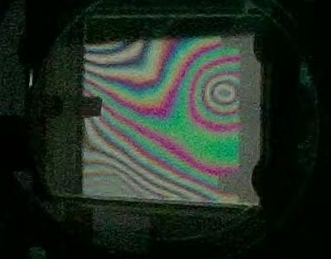
#> input picture Thickness_variation_analysis/example2/227b062e3179bf0809ca7c88c1eced72.jpg, 331 x 259 px
$ python -i thickness_distribution.py   (imports and definitions only)
#> lines starting #> are read from the running program, lines starting #| are printed output that depends on the picture; after the words box and inside, x2 and y2 are one past the last pixel; in counts of white or black regions, pixels touching at a corner belong together
"""单帧白光干涉彩色条纹的薄膜厚度分布估计。

从 Thickness_variation_analysis/analyze.py 移植的核心算法，去掉命令行与文件 I/O，
改为纯内存接口：传入一帧矫正后的 BGR 画面，返回逐像素厚度图、置信度图、掩膜、
统计指标与可直接显示的伪彩叠加图。

算法边界（重要）：
- 默认「相对」模式把 Lab 色彩空间的循环色彩坐标解包为连续相位，假设一个完整
  颜色周期对应一个有效干涉级次，厚度步长 Δt = λ_eff / (2(n-1))。这只是模型依赖
  的相对厚度估计，不是可溯源的绝对厚度。
- 「标定」模式用 opd_um,r,g,b 颜色标定表把像素颜色匹配到已扣除基准的 OPD，
  再按 t = opd_um / (n-1) 换算，接近绝对厚度，但仍依赖标定表与无膜基准。
"""
from __future__ import annotations

import csv
import math
from pathlib import Path

import cv2
import numpy as np
from scipy import ndimage
from skimage.restoration import unwrap_phase


def largest_component(binary: np.ndarray) -> np.ndarray:
    count, labels, stats, _ = cv2.connectedComponentsWithStats(
        binary.astype(np.uint8), 8)
    if count <= 1:
        return binary.astype(bool)
    idx = 1 + int(np.argmax(stats[1:, cv2.CC_STAT_AREA]))
    return labels == idx


def sample_mask(image: np.ndarray) -> np.ndarray:
    """分割亮的薄膜区域，排除大部分黑色背景。"""
    lab = cv2.cvtColor(image, cv2.COLOR_BGR2LAB)
    light = lab[:, :, 0].astype(np.float32)
    blurred = cv2.GaussianBlur(light, (0, 0), 2.0)
    nonzero = blurred[blurred > 3]
    if nonzero.size == 0:
        return np.ones(light.shape, dtype=bool)
    threshold, _ = cv2.threshold(
        np.clip(blurred, 0, 255).astype(np.uint8), 0, 255,
        cv2.THRESH_BINARY + cv2.THRESH_OTSU,
    )
    # Otsu 对偏暗样品可能过严，保留中等照度像素。
    floor = max(8.0, min(float(threshold), float(np.percentile(nonzero, 38))))
    mask = blurred >= floor
    radius = max(2, int(round(min(image.shape[:2]) * 0.012)))
    kernel = cv2.getStructuringElement(cv2.MORPH_ELLIPSE, (2 * radius + 1,) * 2)
    mask = cv2.morphologyEx(mask.astype(np.uint8), cv2.MORPH_CLOSE, kernel)
    mask = cv2.morphologyEx(mask, cv2.MORPH_OPEN, np.ones((3, 3), np.uint8))
    mask = largest_component(mask)
    mask = ndimage.binary_fill_holes(mask)
    mask = ndimage.binary_erosion(mask, iterations=max(1, radius // 2))
    return mask.astype(bool)


# [33 lines left out: functions sample_colour, sample_colour_band, not called in this run]


def colour_phase_map(image: np.ndarray, mask: np.ndarray) -> tuple[np.ndarray, np.ndarray]:
    """估计循环色彩坐标（已包裹相位）与置信度。"""
    lab = cv2.cvtColor(image, cv2.COLOR_BGR2LAB).astype(np.float64)
    a = lab[:, :, 1] - 128.0
    b = lab[:, :, 2] - 128.0

    # 去除缓慢的照度/色偏；残差色彩在白光连续色带间旋转。
    sigma = max(5.0, min(image.shape[:2]) / 18.0)
    a_res = a - ndimage.gaussian_filter(a, sigma=sigma)
    b_res = b - ndimage.gaussian_filter(b, sigma=sigma)
    wrapped = np.arctan2(b_res, a_res)

    chroma = np.hypot(a_res, b_res)
    gray = cv2.cvtColor(image, cv2.COLOR_BGR2GRAY).astype(np.float64) / 255.0
    local = gray - ndimage.gaussian_filter(gray, sigma=max(3.0, sigma / 3.0))
    texture = ndimage.gaussian_filter(np.abs(local), 1.2)
    c_scale = max(float(np.percentile(chroma[mask], 90)), 1e-6)
    t_scale = max(float(np.percentile(texture[mask], 90)), 1e-6)
    confidence = np.clip(0.72 * chroma / c_scale + 0.28 * texture / t_scale, 0, 1)
    confidence[~mask] = 0
    return wrapped, confidence


def unwrap_relative_phase(
    wrapped: np.ndarray, confidence: np.ndarray, mask: np.ndarray
) -> np.ndarray:
    """对掩膜相位解包并做置信度加权平滑，输出相对相位（中位数为 0）。"""
    phase = unwrap_phase(np.ma.array(wrapped, mask=~mask)).filled(np.nan)
    finite = np.isfinite(phase) & mask
    if not np.any(finite):
        raise ValueError("No valid phase pixels")
    weights = confidence.copy()
    weights[~finite] = 0
    values = np.nan_to_num(phase) * weights
    sigma = max(1.2, min(wrapped.shape) / 180.0)
    num = ndimage.gaussian_filter(values, sigma=sigma)
    den = ndimage.gaussian_filter(weights, sigma=sigma)
    smooth = np.divide(num, den, out=np.nan_to_num(phase), where=den > 1e-4)
    smooth[~mask] = np.nan
    smooth -= float(np.nanmedian(smooth))
    return smooth


# [135 lines left out: functions load_colour_calibration, calibrated_opd_map, not called in this run]


def robust_limits(values: np.ndarray) -> tuple[float, float]:
    valid = values[np.isfinite(values)]
    if valid.size == 0:
        return 0.0, 1.0
    lo, hi = np.percentile(valid, (2, 98))
    if hi - lo < 1e-9:
        hi = lo + 1e-9
    return float(lo), float(hi)


def compute_metrics(
    thickness: np.ndarray,
    confidence: np.ndarray,
    *,
    has_absolute_anchor: bool = False,
) -> dict[str, float | None]:
    valid = np.isfinite(thickness)
    if not np.any(valid):
        raise ValueError("No finite thickness pixels")
    values = thickness[valid]
    p2, p5, p95, p98 = np.percentile(values, (2, 5, 95, 98))
    clipped = values[(values >= p2) & (values <= p98)]
    gy, gx = np.gradient(np.nan_to_num(thickness, nan=float(np.nanmedian(thickness))))
    gradient = np.hypot(gx, gy)
    gradient[~valid] = np.nan

    mean_um = float(np.mean(clipped))
    median_um = float(np.median(clipped))
    pv_robust_um = float(p98 - p2)
    rms_um = float(np.sqrt(np.mean((clipped - mean_um) ** 2)))
    p90_span_um = float(p95 - p5)

    # 归一化：把体现不均匀度的量换算成「相对厚度」的百分比。参考厚度取稳健
    # 均值（绝对值）；绝对厚度锚定后约等于锚定值，相对模式（中位数为 0）下
    # 接近 0，此时百分比无意义，置为 None。
    thickness_ref_um = abs(mean_um) if has_absolute_anchor else 0.0
    if has_absolute_anchor and thickness_ref_um < 1e-9:
        thickness_ref_um = abs(median_um)
    if has_absolute_anchor and thickness_ref_um > 0.0:
        pv_robust_pct = pv_robust_um / thickness_ref_um * 100.0
        rms_pct = rms_um / thickness_ref_um * 100.0
        p90_span_pct = p90_span_um / thickness_ref_um * 100.0
    else:
        pv_robust_pct = rms_pct = p90_span_pct = None

    return {
        "valid_pixels": int(valid.sum()),
        "mean_um": mean_um,
        "median_um": median_um,
        "min_robust_um": float(p2),
        "max_robust_um": float(p98),
        "pv_robust_um": pv_robust_um,
        "rms_um": rms_um,
        "p90_span_um": p90_span_um,
        "median_confidence": float(np.median(confidence[valid])),
        "median_gradient_um_per_px": float(np.nanmedian(gradient)),
        "p95_gradient_um_per_px": float(np.nanpercentile(gradient, 95)),
        # —— 归一化（相对厚度百分比）版本 ——
        "thickness_ref_um": thickness_ref_um,
        "pv_robust_pct": pv_robust_pct,
        "rms_pct": rms_pct,
        "p90_span_pct": p90_span_pct,
    }


def heatmap_bgr(values: np.ndarray, cmap: int = cv2.COLORMAP_TURBO) -> np.ndarray:
    """把厚度图渲染成伪彩 BGR 图（NaN 处显示为灰色底）。"""
    lo, hi = robust_limits(values)
    filled = np.nan_to_num(values, nan=lo)
    normalized = np.clip((filled - lo) / (hi - lo), 0, 1)
    heat = cv2.applyColorMap(np.uint8(normalized * 255), cmap)
    heat[~np.isfinite(values)] = (238, 238, 238)
    return heat


def heatmap_with_legend_bgr(
    values: np.ndarray,
    cmap: int = cv2.COLORMAP_TURBO,
    unit: str = "um",
    value_range: tuple[float, float] | None = None,
) -> np.ndarray:
    """渲染厚度热图，并在右侧添加连续色标、刻度和单位。"""
    heat = heatmap_bgr(values, cmap)
    return add_continuous_legend_bgr(
        heat, values, cmap=cmap, unit=unit, value_range=value_range)


def add_continuous_legend_bgr(
    image: np.ndarray,
    values: np.ndarray,
    *,
    cmap: int = cv2.COLORMAP_TURBO,
    unit: str = "um",
    value_range: tuple[float, float] | None = None,
) -> np.ndarray:
    """给与数值场对应的 BGR 图追加连续色标，不改动原图像素。"""
    if image.ndim != 3 or image.shape[2] != 3:
        raise ValueError("legend image must be a BGR image")
    if values.shape[:2] != image.shape[:2]:
        raise ValueError("legend values must match image height and width")
    lo, hi = value_range if value_range is not None else robust_limits(values)
    lo, hi = float(lo), float(hi)
    if not np.isfinite(lo) or not np.isfinite(hi) or hi <= lo:
        raise ValueError("legend value range must be finite and increasing")
    heat = image
    height, width = heat.shape[:2]
    legend_width = 118
    canvas = np.full((height, width + legend_width, 3), 255, dtype=np.uint8)
    canvas[:, :width] = heat
    if height < 60:
        top, bottom = 1, max(2, height - 2)
    else:
        top = max(12, int(round(height * 0.06)))
        bottom = min(height - 18, int(round(height * 0.94)))
    bar_x = width + 18
    bar_w = 22
    gradient = np.linspace(255, 0, bottom - top + 1, dtype=np.uint8)[:, None]
    gradient = np.repeat(gradient, bar_w, axis=1)
    canvas[top:bottom + 1, bar_x:bar_x + bar_w] = cv2.applyColorMap(gradient, cmap)
    cv2.rectangle(canvas, (bar_x, top), (bar_x + bar_w, bottom), (40, 40, 40), 1)
    for fraction in np.linspace(0.0, 1.0, 5):
        y = int(round(bottom - fraction * (bottom - top)))
        value = lo + fraction * (hi - lo)
        cv2.line(canvas, (bar_x + bar_w, y), (bar_x + bar_w + 5, y), (40, 40, 40), 1)
        cv2.putText(
            canvas, f"{value:.2f}", (bar_x + bar_w + 8, y + 4),
            cv2.FONT_HERSHEY_SIMPLEX, 0.36, (25, 25, 25), 1, cv2.LINE_AA)
    cv2.putText(
        canvas, unit, (bar_x + 1, max(11, top - 4)),
        cv2.FONT_HERSHEY_SIMPLEX, 0.4, (25, 25, 25), 1, cv2.LINE_AA)
    return canvas


def overlay_bgr(image: np.ndarray, thickness: np.ndarray) -> np.ndarray:
    """在原图上叠加半透明厚度伪彩。"""
    lo, hi = robust_limits(thickness)
    normalized = np.clip((np.nan_to_num(thickness, nan=lo) - lo) / (hi - lo), 0, 1)
    heat = cv2.applyColorMap(np.uint8(normalized * 255), cv2.COLORMAP_TURBO)
    valid = np.isfinite(thickness)
    overlay = image.copy()
    overlay[valid] = cv2.addWeighted(image, 0.38, heat, 0.62, 0)[valid]
    return overlay


def _smooth_thickness(values: np.ndarray, sigma: float) -> np.ndarray:
    """对厚度图做归一化高斯平滑，保持掩膜外为 NaN。

    用有效像素掩膜做加权归一化，避免边界像素被背景 0 值拉低；用于消除标定
    模式下最近邻匹配带来的量化像素拼接感，让过渡更柔和。
    """
    valid = np.isfinite(values)
    if not np.any(valid):
        return values
    filled = np.nan_to_num(values, nan=0.0)
    smooth = ndimage.gaussian_filter(filled, sigma=sigma)
    weight = ndimage.gaussian_filter(valid.astype(np.float32), sigma=sigma)
    out = np.divide(smooth, weight, out=filled, where=weight > 1e-3)
    out[~valid] = np.nan
    return out


def _thickness_map(
    image: np.ndarray,
    *,
    wavelength_nm: float,
    refractive_index: float,
    calibration: str | Path | None,
    invert: bool,
    whole_region: bool = False,
    smooth_px: float = 2.0,
) -> tuple[np.ndarray, np.ndarray, np.ndarray, str, float]:
    """单图厚度图：返回 (thickness, confidence, mask, mode, step_um)。

    ``whole_region=True`` 时把整幅（通常是用户框选后裁剪出的区域）都当作
    有效区域，跳过亮膜自动分割。用于已明确指定分析区域、画面不含大片黑背景
    的情形，避免 Otsu 在纯亮区把掩膜误收缩到局部。``smooth_px`` 控制最终
    厚度图的高斯平滑半径（像素），0 表示不平滑。
    """
    mask = (
        np.ones(image.shape[:2], dtype=bool)
        if whole_region else sample_mask(image)
    )
    if mask.sum() < 200:
        raise ValueError("自动检测到的薄膜区域过小，请框选或调整画面")

    if calibration:
        opd_um, confidence = calibrated_opd_map(
            image, mask, Path(calibration), wavelength_nm=wavelength_nm)
        thickness = opd_um / (refractive_index - 1.0)
        mode = "calibrated"
        step_um = float("nan")
    else:
        wrapped, confidence = colour_phase_map(image, mask)
        phase = unwrap_relative_phase(wrapped, confidence, mask)
        step_um = wavelength_nm / (2.0 * (refractive_index - 1.0)) / 1000.0
        thickness = phase / (2.0 * math.pi) * step_um
        mode = "relative"

    if invert:
        thickness = -thickness
    if smooth_px and smooth_px > 0:
        thickness = _smooth_thickness(thickness, smooth_px)
    valid = np.isfinite(thickness)
    thickness = thickness - float(np.nanmedian(thickness))
    thickness[~valid] = np.nan
    return thickness, confidence, mask, mode, step_um


def analyze_thickness_distribution(
    image: np.ndarray,
    *,
    wavelength_nm: float = 589.3,
    refractive_index: float = 1.523,
    calibration: str | Path | None = None,
    invert: bool = False,
    reference_thickness_um: float | None = None,
    reference_image: np.ndarray | None = None,
    whole_region: bool = False,
    smooth_px: float = 2.0,
) -> dict:
    """从单帧 BGR 画面估计厚度分布，返回内存结果字典。

    ``reference_image`` 提供无膜基准图时，用同一套参数计算其厚度图并做差，
    扣除系统固有光程差的空间分布。``reference_thickness_um`` 提供一个绝对
    厚度基准（μm，通常由中心条纹读数与初始读数之差按 |Δ|/20×1000/(n-1)
    得到），会在厚度图（中位数为 0 的相对分布）基础上平移，把分布锚定到
    绝对厚度。``whole_region=True`` 时把整幅（用户框选后裁剪出的区域）都
    当作有效区域，跳过亮膜自动分割。``smooth_px`` 控制最终厚度图的高斯
    平滑半径（像素，0 表示不平滑），用于柔和过渡、消除标定最近邻匹配的
    量化拼接感。返回键：thickness (float32 厚度图，掩膜外为 NaN)、
    confidence、mask、metrics、overlay(伪彩叠加 BGR)、heatmap(伪彩 BGR)、
    mode、wavelength_nm、refractive_index、step_um。
    """
    if image is None or image.size == 0:
        raise ValueError("Empty image")
    if refractive_index <= 1.0:
        raise ValueError("refractive_index must be greater than 1")

    thickness, confidence, mask, mode, step_um = _thickness_map(
        image, wavelength_nm=wavelength_nm, refractive_index=refractive_index,
        calibration=calibration, invert=invert, whole_region=whole_region,
        smooth_px=smooth_px)

    if reference_image is not None:
        ref = reference_image
        if ref.shape[:2] != image.shape[:2]:
            raise ValueError("无膜基准图尺寸与当前画面不一致，请用同一相机同一分辨率重新捕获")
        ref_thickness, _, _, _, _ = _thickness_map(
            ref, wavelength_nm=wavelength_nm, refractive_index=refractive_index,
            calibration=calibration, invert=invert, whole_region=whole_region,
            smooth_px=smooth_px)
        thickness = thickness - ref_thickness
        valid = np.isfinite(thickness)
        if np.any(valid):
            thickness = thickness - float(np.nanmedian(thickness))
        thickness[~valid] = np.nan

    if reference_thickness_um is not None:
        thickness = thickness + float(reference_thickness_um)

    has_absolute_anchor = reference_thickness_um is not None
    metrics = compute_metrics(
        thickness, confidence, has_absolute_anchor=has_absolute_anchor)
    metrics.update({
        "wavelength_nm": float(wavelength_nm),
        "refractive_index": float(refractive_index),
        "mode": mode,
        "has_reference": reference_image is not None,
        "has_absolute_anchor": has_absolute_anchor,
    })

    # 归一化厚度分布：把厚度换算成相对稳健中位数的百分比偏差，使不均匀程度
    # 以相对厚度的百分比呈现（锚定后数值远小于原始 μm 波动，分布图更平缓）。
    # 相对模式（无绝对厚度基准、中位数≈0）下参考厚度为 0，不生成归一化图。
    normalized_thickness = None
    ref = metrics.get("thickness_ref_um")
    if ref:
        normalized_thickness = (
            (thickness - float(metrics["median_um"])) / float(ref) * 100.0
        ).astype(np.float32)

    return {
        "thickness": thickness.astype(np.float32),
        "confidence": confidence.astype(np.float32),
        "mask": mask,
        "metrics": metrics,
        "overlay": overlay_bgr(image, thickness),
        "heatmap": heatmap_bgr(thickness),
        "heatmap_legend": heatmap_with_legend_bgr(thickness, unit="um"),
        "normalized_thickness": normalized_thickness,
        "mode": mode,
        "wavelength_nm": float(wavelength_nm),
        "refractive_index": float(refractive_index),
        "step_um": float(step_um),
    }

>>> import cv2
>>> picture = cv2.imread('../../../Thickness_variation_analysis/example2/227b062e3179bf0809ca7c88c1eced72.jpg')
#> picture is the input picture: shape (259, 331, 3); mean B, G, R 37.8, 47.2, 37.1
>>> result = analyze_thickness_distribution(picture)
#> in sample_mask, `lab = cv2.cvtColor(image, cv2.COLOR_BGR2LAB)`: lab: shape (259, 331, 3); mean of channels 0, 1, 2 46.5, 122.9, 132
#> in sample_mask, `threshold, _ = cv2.threshold( np.clip(blurred, 0, 255).astype(np.uint8..`: threshold = 63
#> in sample_mask, `floor = max(8.0, min(float(threshold), float(np.percentile(nonzero, 38..`: floor = 19.87
#> in sample_mask, `mask = blurred >= floor`:
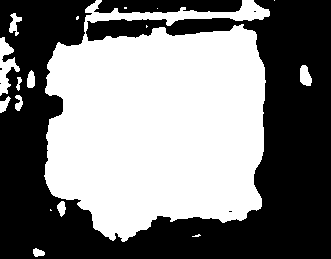
#> mask: shape (259, 331) bool; 49.3% white; 17 white regions (7 under 20 px), largest, box (x1, y1, x2, y2) and area: (44, 0, 270, 242) 40802, (0, 37, 20, 96) 542, (300, 65, 312, 86) 190
#> in sample_mask, `mask = cv2.morphologyEx(mask.astype(np.uint8), cv2.MORPH_CLOSE, kernel)`: mask: shape (259, 331); values 0 (black) and 1 (white), 49.8% white; 12 white regions (5 under 20 px), largest, box (x1, y1, x2, y2) and area: (44, 0, 270, 242) 41158, (0, 37, 20, 113) 768, (300, 65, 312, 86) 190
#> in sample_mask, `mask = cv2.morphologyEx(mask, cv2.MORPH_OPEN, np.ones((3, 3), np.uint8))`: mask: shape (259, 331); values 0 (black) and 1 (white), 49.7% white; 9 white regions, largest, box (x1, y1, x2, y2) and area: (45, 0, 270, 242) 41130, (0, 37, 20, 113) 763, (300, 65, 312, 86) 190
#> in largest_component, `count, labels, stats, _ = cv2.connectedComponentsWithStats( binary.ast..`:
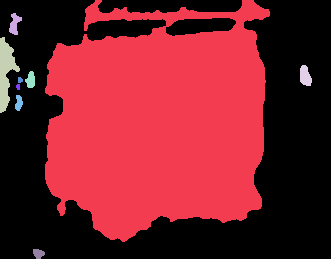
#> labels: shape (259, 331) int32; 10 distinct labels, from 0 to 9; one colour per label, 0 black
#> in largest_component, `count, labels, stats, _ = cv2.connectedComponentsWithStats( binary.ast..`: count = 10; stats = [[0, 0, 331, 259, 43139], [45, 0, 225, 242, 41130], [9, 13, 13, 22, 160], [0, 37, 20, 76, 763], [300, 65, 12, 21, 190], [25, 71, 10, 17, 122], [18, 77, 5, 6, 25], [16, 84, 4, 6, 21], [15, 95, 8, 16, 91], [33, 249, 12, 10, 88]]
#> in largest_component, `idx = 1 + int(np.argmax(stats[1:, cv2.CC_STAT_AREA]))`: idx = 1
#> in largest_component, `return labels == idx`: returned value: shape (259, 331) bool; 48% white; 1 white region, box (x1, y1, x2, y2) and area: (45, 0, 270, 242) 41130
#> in sample_mask, `mask = ndimage.binary_fill_holes(mask)`: mask: shape (259, 331) bool; 49% white; 1 white region, box (x1, y1, x2, y2) and area: (45, 0, 270, 242) 42019
#> in sample_mask, `mask = ndimage.binary_erosion(mask, iterations=max(1, radius // 2))`: mask: shape (259, 331) bool; 47.7% white; 1 white region, box (x1, y1, x2, y2) and area: (46, 1, 269, 241) 40921
#> in colour_phase_map, `c_scale = max(float(np.percentile(chroma[mask], 90)), 1e-6)`: c_scale = 26.5
#> in colour_phase_map, `t_scale = max(float(np.percentile(texture[mask], 90)), 1e-6)`: t_scale = 0.0788
#> in _smooth_thickness, `out = np.divide(smooth, weight, out=filled, where=weight > 1e-3)`:
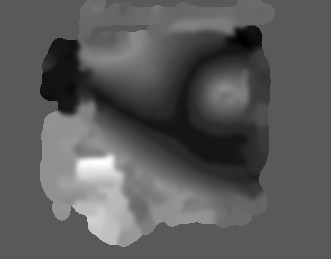
#> out: shape (259, 331) float64; min -1.2, max 2.22, mean 0.0215; drawn with min black and max white
#> in analyze_thickness_distribution, `thickness, confidence, mask, mode, step_um = _thickness_map( image, wa..`: mode = 'relative'; step_um = 0.563
#> in compute_metrics, `p2, p5, p95, p98 = np.percentile(values, (2, 5, 95, 98))`: p2 = -0.96; p5 = -0.917; p95 = 1.25; p98 = 1.51
#> in compute_metrics, `gradient = np.hypot(gx, gy)`:
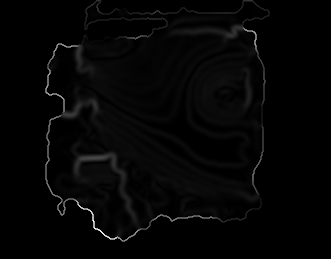
#> gradient: shape (259, 331) float64; min 0, max 1.12, mean 0.0225; drawn with min black and max white
#> in compute_metrics, `mean_um = float(np.mean(clipped))`: mean_um = -0.0104
#> in compute_metrics, `median_um = float(np.median(clipped))`: median_um = 0
#> in compute_metrics, `pv_robust_um = float(p98 - p2)`: pv_robust_um = 2.47
#> in compute_metrics, `rms_um = float(np.sqrt(np.mean((clipped - mean_um) ** 2)))`: rms_um = 0.625
#> in compute_metrics, `p90_span_um = float(p95 - p5)`: p90_span_um = 2.17
#> in compute_metrics, `thickness_ref_um = abs(mean_um) if has_absolute_anchor else 0.0`: thickness_ref_um = 0
#> in analyze_thickness_distribution, `metrics = compute_metrics( thickness, confidence, has_absolute_anchor=..`: metrics = 15 items
#> in analyze_thickness_distribution, `ref = metrics.get("thickness_ref_um")`: ref = 0
#> in robust_limits, `lo, hi = np.percentile(valid, (2, 98))`: lo = -0.96; hi = 1.51
#> in overlay_bgr, `lo, hi = robust_limits(thickness)`: lo = -0.96; hi = 1.51
#> in overlay_bgr, `overlay[valid] = cv2.addWeighted(image, 0.38, heat, 0.62, 0)[valid]`:
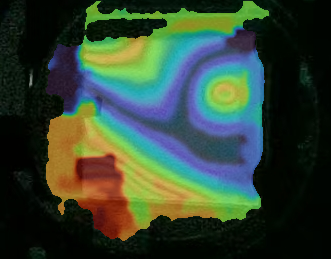
#> overlay: shape (259, 331, 3); mean B, G, R 51.5, 68.4, 51.1
#> in heatmap_bgr, `lo, hi = robust_limits(values)`: lo = -0.96; hi = 1.51
#> in heatmap_bgr, `heat[~np.isfinite(values)] = (238, 238, 238)`:
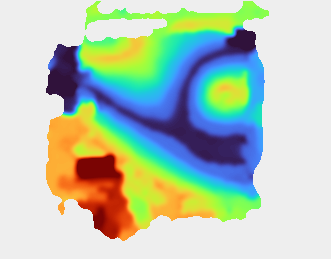
#> heat: shape (259, 331, 3); mean B, G, R 182.2, 200, 182.2
#> in add_continuous_legend_bgr, `lo, hi = value_range if value_range is not None else robust_limits(val..`: lo = -0.96; hi = 1.51
#> in add_continuous_legend_bgr, `canvas[top:bottom + 1, bar_x:bar_x + bar_w] = cv2.applyColorMap(gradie..`:
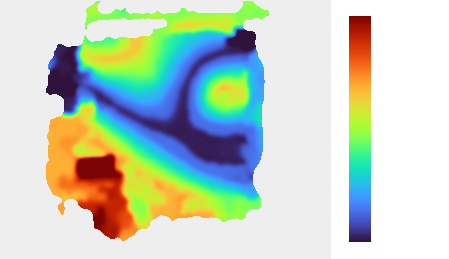
#> canvas: shape (259, 449, 3); mean B, G, R 194.8, 209.9, 196.4
#> the loop in add_continuous_legend_bgr, `for fraction in np.linspace(0.0, 1.0, 5):` made 5 passes
#> value on passes 1 to 5: -0.96, -0.342, 0.276, 0.894, 1.51
#> result = 12 items
